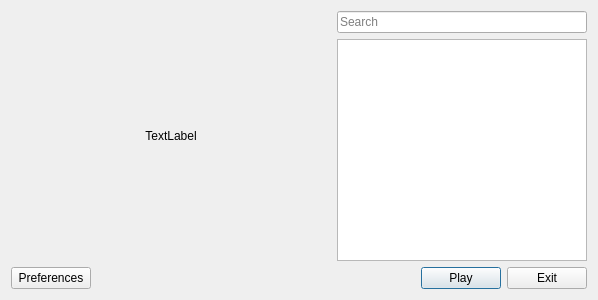
<?xml version="1.0" encoding="UTF-8"?>
<ui version="4.0">
 <class>Zest</class>
 <widget class="QDialog" name="Zest">
  <property name="geometry">
   <rect>
    <x>0</x>
    <y>0</y>
    <width>592</width>
    <height>300</height>
   </rect>
  </property>
  <property name="windowTitle">
   <string>Zest</string>
  </property>
  <layout class="QVBoxLayout" name="verticalLayout">
   <item>
    <layout class="QHBoxLayout" name="horizontalLayout_2">
     <item>
      <widget class="QLabel" name="imageWidget">
       <property name="sizePolicy">
        <sizepolicy hsizetype="Fixed" vsizetype="Fixed">
         <horstretch>0</horstretch>
         <verstretch>0</verstretch>
        </sizepolicy>
       </property>
       <property name="minimumSize">
        <size>
         <width>320</width>
         <height>224</height>
        </size>
       </property>
       <property name="text">
        <string>TextLabel</string>
       </property>
       <property name="alignment">
        <set>Qt::AlignCenter</set>
       </property>
      </widget>
     </item>
     <item>
      <layout class="QVBoxLayout" name="verticalLayout_2">
       <item>
        <widget class="QLineEdit" name="searchBox">
         <property name="minimumSize">
          <size>
           <width>250</width>
           <height>0</height>
          </size>
         </property>
         <property name="placeholderText">
          <string>Search</string>
         </property>
        </widget>
       </item>
       <item>
        <widget class="QListWidget" name="listWidget">
         <property name="sortingEnabled">
          <bool>true</bool>
         </property>
        </widget>
       </item>
      </layout>
     </item>
    </layout>
   </item>
   <item>
    <layout class="QHBoxLayout" name="horizontalLayout">
     <item>
      <widget class="QPushButton" name="preferencesButton">
       <property name="text">
        <string>Preferences</string>
       </property>
      </widget>
     </item>
     <item>
      <spacer name="horizontalSpacer">
       <property name="orientation">
        <enum>Qt::Horizontal</enum>
       </property>
       <property name="sizeHint" stdset="0">
        <size>
         <width>40</width>
         <height>20</height>
        </size>
       </property>
      </spacer>
     </item>
     <item>
      <widget class="QPushButton" name="playButton">
       <property name="text">
        <string>Play</string>
       </property>
       <property name="default">
        <bool>true</bool>
       </property>
      </widget>
     </item>
     <item>
      <widget class="QPushButton" name="exitButton">
       <property name="text">
        <string>Exit</string>
       </property>
      </widget>
     </item>
    </layout>
   </item>
  </layout>
 </widget>
 <resources/>
 <connections>
  <connection>
   <sender>exitButton</sender>
   <signal>clicked()</signal>
   <receiver>Zest</receiver>
   <slot>close()</slot>
   <hints>
    <hint type="sourcelabel">
     <x>542</x>
     <y>273</y>
    </hint>
    <hint type="destinationlabel">
     <x>295</x>
     <y>149</y>
    </hint>
   </hints>
  </connection>
 </connections>
</ui>
